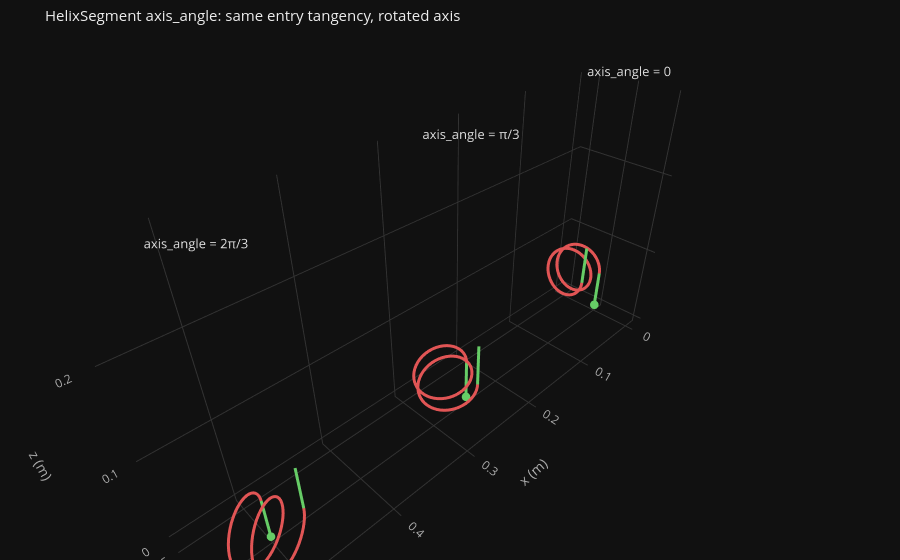

This figure's notebook cell:
### Markdown cell above
### 2.3 · Helix `axis_angle`

**Lesson**: `axis_angle` rotates the helix axis about the incoming tangent. Entry
stays tangent-continuous for every value; the exit direction (and the lead-out
straight) swings around; arc length is invariant, as the printout confirms. The
helix segment is the subject (red) in the comparison row; the inspector below
scrubs the most out-of-plane variant.

### Code cell
function helix_path(axis_angle)
    sb = SubpathBuilder(); start!(sb)
    straight!(sb; length = 0.05, meta = [Nickname("lead-in")])
    helix!(sb;    radius = 0.03, pitch = 0.02, turns = 2.0, axis_angle = axis_angle,
                  meta = [Nickname("helix")])
    straight!(sb; length = 0.05, meta = [Nickname("lead-out")])
    seal!(sb)
    return build(sb)
end

for aa in (0.0, π / 3, 2π / 3)
    println("axis_angle = ", round(aa; digits = 4),
            ":  arc length = ", round(path_length(helix_path(aa)); digits = 4), " m")
end

dh_variant_row([("axis_angle = 0",    helix_path(0.0),    [2]),
                ("axis_angle = π/3",  helix_path(π / 3),  [2]),
                ("axis_angle = 2π/3", helix_path(2π / 3), [2])];
               spacing = 0.25,
               title = "HelixSegment axis_angle: same entry tangency, rotated axis")
